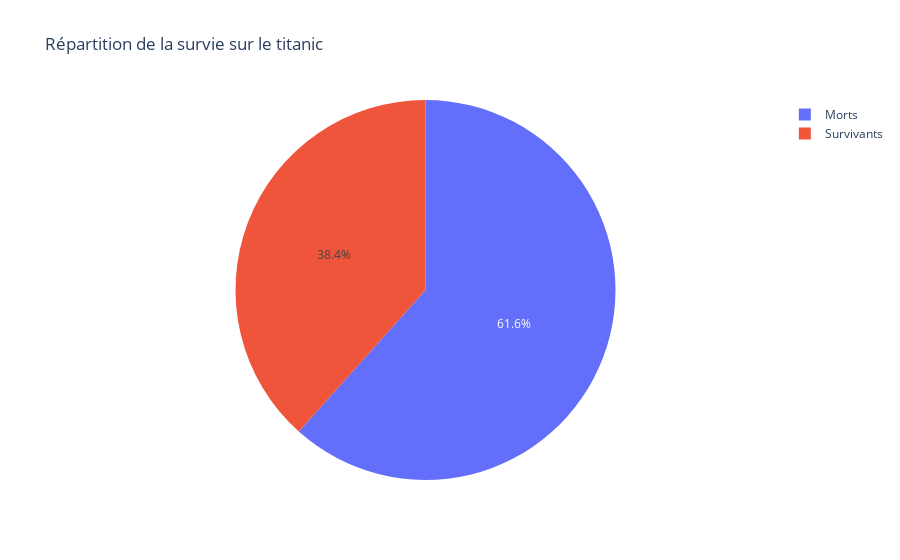

Notebook code for this chart:
### Markdown cell above
## 3. Exploration de données

Visualisons nos données sous la forme de plusieurs graphiques.

### Code cell
global_survival_fig = px.pie(
    train_data_filled,
    values=train_data_filled['Survived'].value_counts(),
    names=['Morts', 'Survivants'],
    title='Répartition de la survie sur le titanic'
)

global_survival_fig.show()

### Figure 1 — Plotly figure (JSON) as saved in the notebook; plotly's stock layout.template omitted (floating-point values rounded to 4 significant figures)
{"data": [{"domain": {"x": [0, 1], "y": [0, 1]}, "hovertemplate": "label=%{label}<br>value=%{value}<extra></extra>", "labels": ["Morts", "Survivants"], "legendgroup": "", "name": "", "showlegend": true, "type": "pie", "values": [549, 342]}], "layout": {"legend": {"tracegroupgap": 0}, "title": {"text": "Répartition de la survie sur le titanic"}}}
